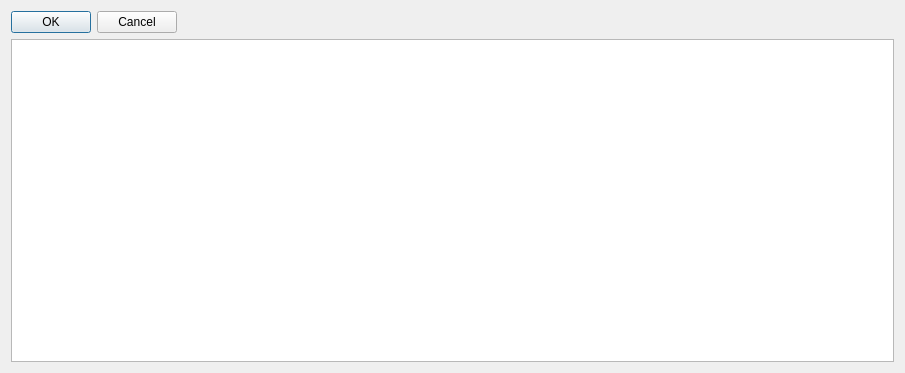
<?xml version="1.0" encoding="UTF-8"?>
<ui version="4.0">
 <class>StartPollSetMeterModelDialog</class>
 <widget class="QDialog" name="StartPollSetMeterModelDialog">
  <property name="geometry">
   <rect>
    <x>0</x>
    <y>0</y>
    <width>905</width>
    <height>373</height>
   </rect>
  </property>
  <property name="windowTitle">
   <string>Dialog</string>
  </property>
  <layout class="QVBoxLayout" name="verticalLayout">
   <item>
    <layout class="QHBoxLayout" name="horizontalLayout">
     <item>
      <widget class="QDialogButtonBox" name="buttonBox">
       <property name="sizePolicy">
        <sizepolicy hsizetype="Preferred" vsizetype="Fixed">
         <horstretch>0</horstretch>
         <verstretch>0</verstretch>
        </sizepolicy>
       </property>
       <property name="orientation">
        <enum>Qt::Horizontal</enum>
       </property>
       <property name="standardButtons">
        <set>QDialogButtonBox::Cancel|QDialogButtonBox::Ok</set>
       </property>
      </widget>
     </item>
     <item>
      <spacer name="horizontalSpacer_2">
       <property name="orientation">
        <enum>Qt::Horizontal</enum>
       </property>
       <property name="sizeHint" stdset="0">
        <size>
         <width>40</width>
         <height>20</height>
        </size>
       </property>
      </spacer>
     </item>
     <item>
      <spacer name="horizontalSpacer_5">
       <property name="orientation">
        <enum>Qt::Horizontal</enum>
       </property>
       <property name="sizeHint" stdset="0">
        <size>
         <width>40</width>
         <height>20</height>
        </size>
       </property>
      </spacer>
     </item>
     <item>
      <spacer name="horizontalSpacer_7">
       <property name="orientation">
        <enum>Qt::Horizontal</enum>
       </property>
       <property name="sizeHint" stdset="0">
        <size>
         <width>40</width>
         <height>20</height>
        </size>
       </property>
      </spacer>
     </item>
     <item>
      <spacer name="horizontalSpacer_6">
       <property name="orientation">
        <enum>Qt::Horizontal</enum>
       </property>
       <property name="sizeHint" stdset="0">
        <size>
         <width>40</width>
         <height>20</height>
        </size>
       </property>
      </spacer>
     </item>
     <item>
      <spacer name="horizontalSpacer_4">
       <property name="orientation">
        <enum>Qt::Horizontal</enum>
       </property>
       <property name="sizeHint" stdset="0">
        <size>
         <width>40</width>
         <height>20</height>
        </size>
       </property>
      </spacer>
     </item>
     <item>
      <spacer name="horizontalSpacer_3">
       <property name="orientation">
        <enum>Qt::Horizontal</enum>
       </property>
       <property name="sizeHint" stdset="0">
        <size>
         <width>40</width>
         <height>20</height>
        </size>
       </property>
      </spacer>
     </item>
     <item>
      <spacer name="horizontalSpacer">
       <property name="orientation">
        <enum>Qt::Horizontal</enum>
       </property>
       <property name="sizeHint" stdset="0">
        <size>
         <width>40</width>
         <height>20</height>
        </size>
       </property>
      </spacer>
     </item>
    </layout>
   </item>
   <item>
    <widget class="QTableWidget" name="tableWidget"/>
   </item>
  </layout>
 </widget>
 <resources/>
 <connections>
  <connection>
   <sender>buttonBox</sender>
   <signal>accepted()</signal>
   <receiver>StartPollSetMeterModelDialog</receiver>
   <slot>accept()</slot>
   <hints>
    <hint type="sourcelabel">
     <x>248</x>
     <y>254</y>
    </hint>
    <hint type="destinationlabel">
     <x>157</x>
     <y>274</y>
    </hint>
   </hints>
  </connection>
  <connection>
   <sender>buttonBox</sender>
   <signal>rejected()</signal>
   <receiver>StartPollSetMeterModelDialog</receiver>
   <slot>reject()</slot>
   <hints>
    <hint type="sourcelabel">
     <x>316</x>
     <y>260</y>
    </hint>
    <hint type="destinationlabel">
     <x>286</x>
     <y>274</y>
    </hint>
   </hints>
  </connection>
 </connections>
</ui>
